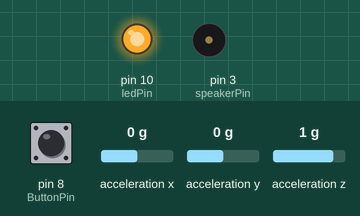
Recording of a sketch running on a simulated Arduino Uno, built with avr-gcc and run on an emulated ATmega328P. Shown: output pins drawn as LEDs (lit = HIGH), buzzer (waves = sounding). Wiring (inferred from the names in the program): MPU-6050 motion sensor at I2C address 0x68. The inputs (shaded band) are chosen by the test bench; at power-on: pin 8 (ButtonPin) HIGH, acceleration x 0 g, acceleration y 0 g, acceleration z 1 g. Storage starts empty; what the sketch prints to the serial monitor is not drawn.

Above: at 1.4 s.
1.5 s: pin 8 (ButtonPin) pulled LOW for 0.15 s
At 3.4 s:
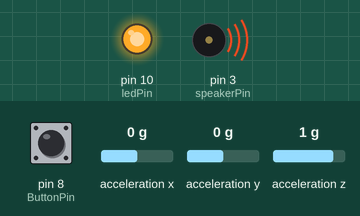
4.6 s: pin 8 (ButtonPin) pulled LOW for 1 s
At 11.4 s:
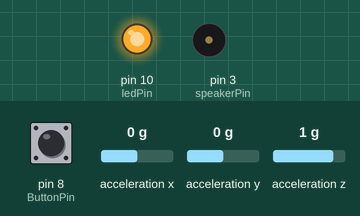
Timing chart, 0 to 12.9 s (numbered marks = the images above; inputs shaded):
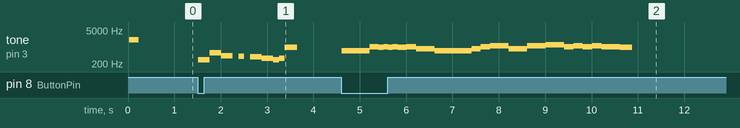

The sketch:

BlackboxV30.ino
```cpp
// STAR Prep Academy Electronics and Physics project for Walter Guevara and Luis Infante
// Created By Kirk Perkins
//MPU sample code provided by MIT
//Averaging done by Arduino
//We are number one created by LazyTown, notes provided by Dominik Zeman
//Megolovania produced by Toby Fox, notes provided by AnonymousAlly
/*
Permission is hereby granted, free of charge, to any person obtaining a copy
of this software and associated documentation files (the "Software"), to deal
in the Software without restriction, including without limitation the rights
to use, copy, modify, merge, publish, distribute, sublicense, and/or sell
copies of the Software, and to permit persons to whom the Software is
furnished to do so, subject to the following conditions:
The above copyright notice and this permission notice shall be included in
all copies or substantial portions of the Software.
THE SOFTWARE IS PROVIDED "AS IS", WITHOUT WARRANTY OF ANY KIND, EXPRESS OR
IMPLIED, INCLUDING BUT NOT LIMITED TO THE WARRANTIES OF MERCHANTABILITY,
FITNESS FOR A PARTICULAR PURPOSE AND NONINFRINGEMENT. IN NO EVENT SHALL THE
AUTHORS OR COPYRIGHT HOLDERS BE LIABLE FOR ANY CLAIM, DAMAGES OR OTHER
LIABILITY, WHETHER IN AN ACTION OF CONTRACT, TORT OR OTHERWISE, ARISING FROM,
OUT OF OR IN CONNECTION WITH THE SOFTWARE OR THE USE OR OTHER DEALINGS IN
THE SOFTWARE.
===============================================
*/
// Pins used:
// Pin 3 = Buzzer
// Pin 8 = Button
//Averaging is done
//data is saving
//time is running
#include<Wire.h>
#include "SD.h"
#include "SPI.h"
#include <MPU6050.h>
int ACCX,ACCY,ACCZ,GYRX,GYRY,GYRZ;
const int fn = 400;
const int hn = 200;
const int qn = 100;
const int f5 = 698;
const int c6 = 1047;
const int b5 = 988;
const int gh5 = 831;
const int ch6 = 1109;
const int dh6 = 1245;
int song[] = {
  f5,fn + hn,
  c6,hn,
  b5,qn,
  c6,qn,
  b5,qn,
  c6,qn,
  b5,hn,
  c6,hn,
  gh5,fn,
  f5,fn + hn,
  f5,hn,
  gh5,hn,
  c6,hn,
  ch6,fn,
  gh5,fn,
  ch6,fn,
  dh6,fn,
  c6,hn,
  ch6,hn,
  c6,hn,
  ch6,hn,
  c6,fn
  };
unsigned long int milli_time;
MPU6050 MPU;
unsigned long lastSensorRead = 0; //what the last sensor reading was
unsigned long sensorReadInterval = 500; //interval between readings
float Gforce; //gforce
byte speakerPin = 3; //define speaker pin
byte ledPin = 10; //define LEDpin
float refrenceTime; //timer reference to subtract
  //bool recording= false;
const int MPU_address=0x68; // I2C address of the MPU-6050
int32_t  AcX, AcY; //create gyro and accellerometer variables
byte ButtonPin = 8; //set button pin
//extern volatile unsigned long timer0_micros; //extract arduino clock and overide it to a variable
float timer;
const int CSpin = 12; //SD card pin
String dataString = ""; // holds the data to be written to the SD card
String labels = "";// labels for sensordata

bool timerisStarted= false;
bool buttonState; //boolean for state of the button
//float sensorReading3 = 0.00; // value read from your third sensor
File sensorData; //create SD file of sensor data
int flagger= 0; // flagging variable
float endingTime;
float referenceTime;

void setup() {
 // refrenceTime=timer;
  sensorData = SD.open("data.csv", FILE_WRITE); //open csv file
   pinMode(speakerPin, OUTPUT); //set spearker to output
   pinMode(ButtonPin, INPUT); //set button to input
   pinMode(ledPin, OUTPUT);
Wire.begin();
  Wire.setClock(400000L);
  MPU.initialize();
Serial.begin(115200);
Wire.beginTransmission(MPU_address);
Wire.write(0x1A);
Wire.write(0b00000000);
Wire.endTransmission(true);
Wire.beginTransmission(MPU_address);
Wire.write(0x24);
Wire.write(0b00001100);
Wire.endTransmission(true);

 // Serial.print("Initializing SD card...");
  pinMode(CSpin, OUTPUT);


  if (!SD.begin(CSpin)) {
   // Serial.println("Card failed, or not present");

  digitalWrite(ledPin, LOW);
     tone(speakerPin, 3000); //will make a tone  sd fail
     delay(50);
     tone(speakerPin,6000);
  noTone(speakerPin);
    return;
  }
  Serial.println("card initialized.");

 Serial.println("Creating CSV");


  if (SD.exists("data.csv")) { //check if the CSV file has been successfuly created, will make low high if success and high low if fail, it will also turn LED off if fail
tone(speakerPin,2000);
  delay(200);
  tone(speakerPin, 5000);
 noTone(speakerPin);
  } else {
  tone(speakerPin,5000);
  delay(200);
  tone(speakerPin, 2000);
  digitalWrite(ledPin, LOW);
 // noTone(speakerPin);
  }


  saveData(); // save to SD card


}

void CalculateAccel(){

  //Starts by creating a small averageing system
  if(micros() - lastSensorRead > sensorReadInterval){
  Wire.beginTransmission(MPU_address); //begin transmition
  Wire.write(0x3B); //Write a new address
  Wire.endTransmission(false); //true will send a stop message, releasing the bus after transmission. false will send a restart, keeping the connection active.
  Wire.requestFrom(MPU_address,6,true); //create 6 addresses instead if 14 saving space
  ACCX=Wire.read()<<8|Wire.read(); //read on X
  ACCY=Wire.read()<<8|Wire.read(); //read on Y
  ACCZ=Wire.read()<<8|Wire.read(); //read on Z
  lastSensorRead += sensorReadInterval; //continue to the next reading

Gforce = ACCY/16384.0; //Convert accell to Gforce


Serial.println(Gforce); //print to Serial


}

}


 void justdoit() {
  //This is a forced overide to create a reference so that the timer starts over on button press.
  buttonState = digitalRead(ButtonPin);
  if(buttonState == LOW){

referenceTime=micros();

  }
   }

void loop() {


if (timerisStarted){
//Start timer if button is pressed
endingTime=micros()-referenceTime;
saveData(); //save data if timer has started

}
else{

  endingTime = 0;
}

//Gather readings from Accellerometer
CalculateAccel();


buttonState = digitalRead(ButtonPin);  //read buttonstate and change bool if changed

if (buttonState == LOW) { //if button is pressed, reset and begin reading
//Set reference time and start timer
refrenceTime=micros();
timerisStarted = !timerisStarted;
justdoit();
if(timerisStarted){
 tone(3,294,125);//D4
delay(125);
tone(3,294,125);//D4
delay(125);
tone(3,587,250);//D5
delay(250);
tone(3,440,250);//A4
delay(375);
tone(3,415,125);//Ab4
delay(250);
tone(3,392,250);//G4
delay(250);
tone(3,349,250);//F4
delay(250);
tone(3,294,125);//D4
delay(125);
tone(3,349,125);//F4
delay(125);
tone(3,392,125);//G4

}
else{
  PlayMusic();
}
tone(speakerPin, 1000); // Send 1KHz sound signal...
 File sensorData = SD.open("data.csv", FILE_WRITE); //open CSV file

labels = String("RawData") +  "," + String("Gforce") + "," + String("time(micros)"); //print labels
 sensorData.println(labels); //save labels
 sensorData.close(); //close the file


  delay(250);        // ...for 1 sec
  noTone(speakerPin);


}


  delay(50); //short delay for stability


if(timerisStarted) {
dataString = String(ACCY) + "," + String(Gforce) + "," + String(endingTime); // convert to CSV


}
}


 void saveData() {

  if (SD.exists("data.csv")) { // check the card is still there
    // now append new data file
  File sensorData = SD.open("data.csv", FILE_WRITE);
    if (sensorData) { //if the sensorData exists

     digitalWrite(ledPin, HIGH);
      sensorData.println(dataString); //print data
      sensorData.close(); // close the file
    }
  }
  else {
 tone(speakerPin, 5000); //if SD file fail make a tone
 delay(20);
 noTone(speakerPin);
  }
 }


void PlayMusic(){
  for (int i = 0; i < (sizeof(song)/sizeof(int)); i = i + 2){
  tone(speakerPin, song[i]);
  delay(song[i + 1]);
  noTone(speakerPin);
}
}
```

Measured:
- after the input at 1.5 s, tone on pin 3 (speakerPin): plays 294 Hz for 0.25 s, 587 Hz for 0.25 s, 440 Hz for 0.25 s, 415 Hz for 0.13 s, 392 Hz for 0.25 s, 349 Hz for 0.25 s … (9 notes in this stretch), starting at once
- after the input at 4.6 s, tone on pin 3 (speakerPin): plays 698 Hz for 0.60 s, 1047 Hz for 0.20 s, 988 Hz for 0.10 s, 1047 Hz for 0.10 s, 988 Hz for 0.10 s, 1047 Hz for 0.10 s … (22 notes in this stretch), starting at once
